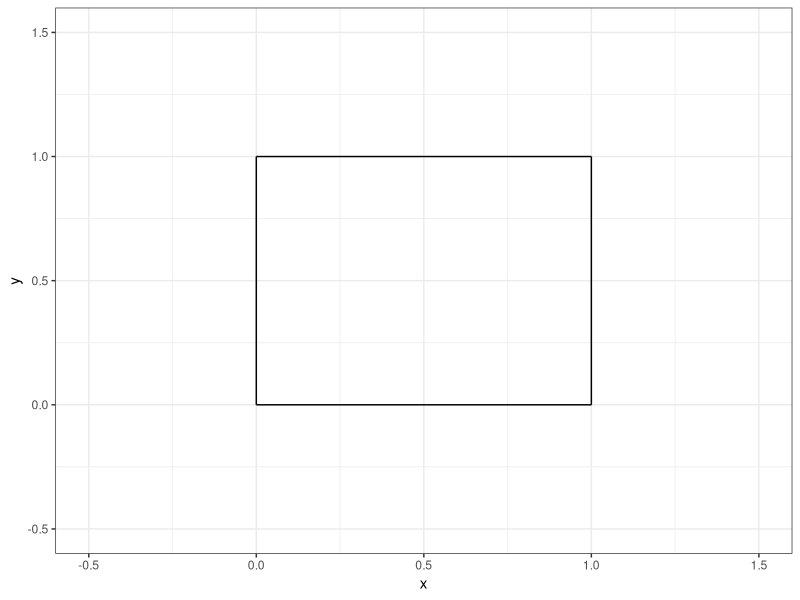
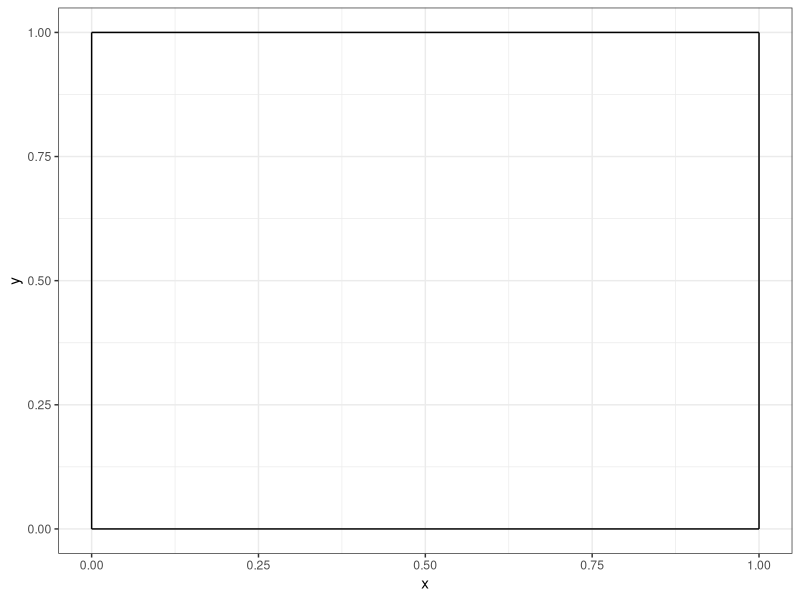

R code for these plots, in order:
## ---- chunk 1
#| echo: false

default_chunk_hook  <- knitr::knit_hooks$get("chunk")

latex_font_size <- c("Huge", "huge", "LARGE", "Large", 
                     "large", "normalsize", "small", 
                     "footnotesize", "scriptsize", "tiny")

knitr::knit_hooks$set(chunk = function(x, options) {
  x <- default_chunk_hook(x, options)
  if(options$size %in% latex_font_size) {
    paste0("\n \\", options$size, "\n\n", 
      x, 
      "\n\n \\normalsize"
    )
  } else {
    x
  }
})

## ---- chunk 2
#| label: load-packages
#| include: false
library(tidyverse)
## ---- chunk 3
#| label: fig-unitsquare
#| fig-cap: "The unit square."
#| fig-width: 3
#| fig-height: 3
#| scale: "80%"
#| fig-align: "center"
#| size: "scriptsize"
ggplot() +
  geom_segment(aes(x = 0, xend = 0,
                   y=0, yend = 1))+
  geom_segment(aes(x = 0, xend = 1,
                   y=1, yend = 1))+
  geom_segment(aes(x = 1, xend = 1,
                   y=0, yend = 1))+
  geom_segment(aes(x = 0, xend = 1,
                   y=0, yend = 0)) +
  theme_bw() + 
  xlim(-0.5, 1.5)+
  ylim(-0.5, 1.5)+
  labs(x = "x", 
       y = "y")
## ---- chunk 4
(M=matrix(data=c(1, 0, 0, 1), nrow=2, ncol=2, byrow=T))
# storing M to use for part b
## ---- chunk 5
(A = matrix(data=c(1, -7, 5, 9), nrow=2, ncol=2, byrow=T))
## ---- chunk 6
(T = A%*%M)
## ---- chunk 7
(basis.vector1 = T[ , 1])
(basis.vector2 = T[ , 2])
## ---- chunk 8
(p0 = c(0, 0))
(p1 = c(1, 0))
(p2 = c(1, 1))
(p3 = c(0, 1))
## ---- chunk 9
#| label: fig-unitsquare2
#| fig-cap: "The unit square 2."
#| fig-width: 3
#| fig-height: 3
#| scale: "80%"
#| fig-align: "center"
#| size: "scriptsize"
ggplot() +
  geom_segment(aes(x = 0, xend = 0,
                   y=0, yend = 1))+
  geom_segment(aes(x = 0, xend = 1,
                   y=1, yend = 1))+
  geom_segment(aes(x = 1, xend = 1,
                   y=0, yend = 1))+
  geom_segment(aes(x = 0, xend = 1,
                   y=0, yend = 0)) +
  theme_bw() + 
  xlim(0, 1)+
  ylim(0, 1)+
  labs(x = "x", 
       y = "y")
## ---- chunk 10
det(A)
